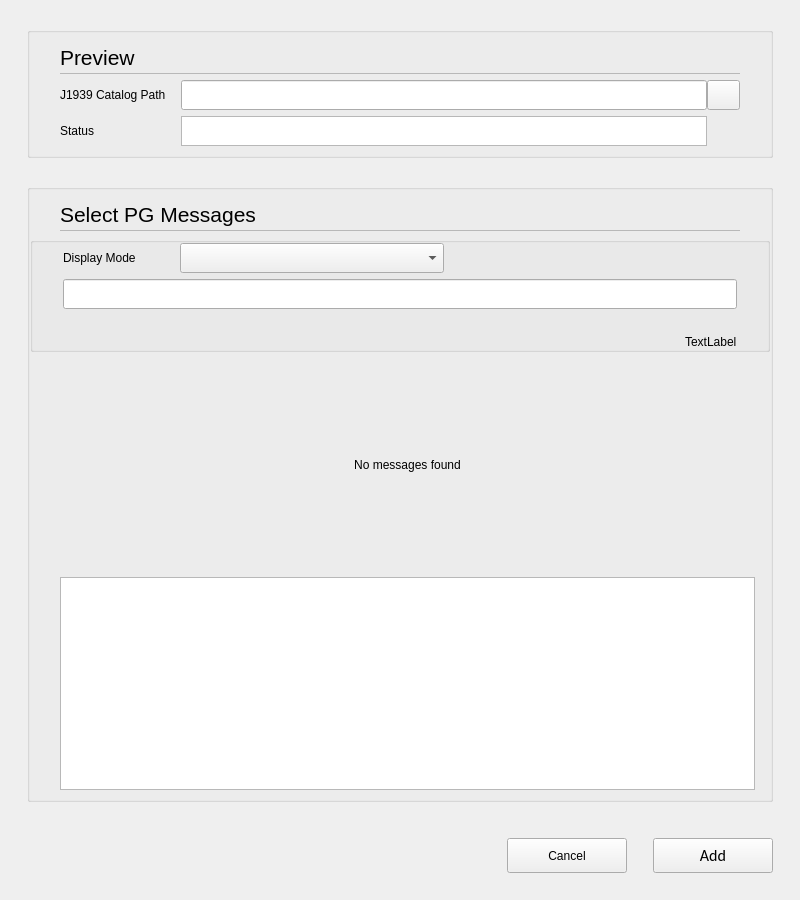
<?xml version="1.0" encoding="UTF-8"?>
<ui version="4.0">
 <class>C_SdBueJ1939AddMessagesFromCatalogDialog</class>
 <widget class="QWidget" name="C_SdBueJ1939AddMessagesFromCatalogDialog">
  <property name="geometry">
   <rect>
    <x>0</x>
    <y>0</y>
    <width>800</width>
    <height>900</height>
   </rect>
  </property>
  <property name="maximumSize">
   <size>
    <width>1500</width>
    <height>900</height>
   </size>
  </property>
  <property name="windowTitle">
   <string>C_SdBueJ1939AddMessagesFromCatalogDialog</string>
  </property>
  <layout class="QVBoxLayout" name="verticalLayout">
   <property name="leftMargin">
    <number>27</number>
   </property>
   <property name="topMargin">
    <number>27</number>
   </property>
   <property name="rightMargin">
    <number>27</number>
   </property>
   <property name="bottomMargin">
    <number>0</number>
   </property>
   <item>
    <widget class="stw::opensyde_gui_elements::C_OgeGbx" name="pc_GroupBoxGeneral_5">
     <property name="title">
      <string/>
     </property>
     <layout class="QVBoxLayout" name="verticalLayout_2" stretch="0">
      <property name="spacing">
       <number>6</number>
      </property>
      <property name="leftMargin">
       <number>0</number>
      </property>
      <property name="rightMargin">
       <number>0</number>
      </property>
      <property name="bottomMargin">
       <number>9</number>
      </property>
      <item>
       <layout class="QVBoxLayout" name="verticalLayout_7">
        <property name="spacing">
         <number>6</number>
        </property>
        <property name="leftMargin">
         <number>30</number>
        </property>
        <property name="rightMargin">
         <number>30</number>
        </property>
        <property name="bottomMargin">
         <number>0</number>
        </property>
        <item>
         <layout class="QVBoxLayout" name="verticalLayout_8" stretch="0,0">
          <property name="spacing">
           <number>0</number>
          </property>
          <item>
           <layout class="QHBoxLayout" name="horizontalLayout">
            <property name="spacing">
             <number>6</number>
            </property>
            <item>
             <widget class="stw::opensyde_gui_elements::C_OgeLabContextMenuBase" name="pc_LabelHeadingPreview">
              <property name="styleRole" stdset="0">
               <string>heading-group-bold</string>
              </property>
              <property name="minimumSize">
               <size>
                <width>0</width>
                <height>30</height>
               </size>
              </property>
              <property name="maximumSize">
               <size>
                <width>16777215</width>
                <height>30</height>
               </size>
              </property>
              <property name="font">
               <font>
                <family>Segoe UI</family>
                <pointsize>16</pointsize>
               </font>
              </property>
              <property name="text">
               <string>Preview</string>
              </property>
             </widget>
            </item>
            <item>
             <spacer name="horizontalSpacer_11">
              <property name="orientation">
               <enum>Qt::Horizontal</enum>
              </property>
              <property name="sizeHint" stdset="0">
               <size>
                <width>40</width>
                <height>20</height>
               </size>
              </property>
             </spacer>
            </item>
           </layout>
          </item>
          <item>
           <layout class="QHBoxLayout" name="horizontalLayout_2">
            <property name="spacing">
             <number>0</number>
            </property>
            <property name="topMargin">
             <number>1</number>
            </property>
            <property name="rightMargin">
             <number>0</number>
            </property>
            <item>
             <widget class="stw::opensyde_gui_elements::C_OgeFraSeparator" name="pc_Frame_3">
              <property name="minimumSize">
               <size>
                <width>0</width>
                <height>1</height>
               </size>
              </property>
              <property name="maximumSize">
               <size>
                <width>16777215</width>
                <height>1</height>
               </size>
              </property>
              <property name="frameShape">
               <enum>QFrame::StyledPanel</enum>
              </property>
              <property name="frameShadow">
               <enum>QFrame::Raised</enum>
              </property>
             </widget>
            </item>
           </layout>
          </item>
         </layout>
        </item>
        <item>
         <layout class="QGridLayout" name="gridLayout">
          <property name="horizontalSpacing">
           <number>0</number>
          </property>
          <property name="verticalSpacing">
           <number>6</number>
          </property>
          <item row="2" column="0">
           <widget class="stw::opensyde_gui_elements::C_OgeLabToolTipBase" name="pc_LabelCatalogPath">
            <property name="styleRole" stdset="0">
             <string>group-item</string>
            </property>
            <property name="text">
             <string>J1939 Catalog Path</string>
            </property>
           </widget>
          </item>
          <item row="2" column="4">
           <widget class="stw::opensyde_gui_elements::C_OgePubOpen" name="pc_PushButtonCatalogPath">
            <property name="minimumSize">
             <size>
              <width>33</width>
              <height>30</height>
             </size>
            </property>
            <property name="maximumSize">
             <size>
              <width>33</width>
              <height>30</height>
             </size>
            </property>
            <property name="text">
             <string/>
            </property>
           </widget>
          </item>
          <item row="4" column="1">
           <spacer name="horizontalSpacer_5">
            <property name="orientation">
             <enum>Qt::Horizontal</enum>
            </property>
            <property name="sizeType">
             <enum>QSizePolicy::Fixed</enum>
            </property>
            <property name="sizeHint" stdset="0">
             <size>
              <width>15</width>
              <height>20</height>
             </size>
            </property>
           </spacer>
          </item>
          <item row="4" column="0">
           <widget class="stw::opensyde_gui_elements::C_OgeLabToolTipBase" name="pc_LabelStatus">
            <property name="styleRole" stdset="0">
             <string>group-item</string>
            </property>
            <property name="text">
             <string>Status</string>
            </property>
           </widget>
          </item>
          <item row="2" column="1">
           <spacer name="horizontalSpacer_2">
            <property name="orientation">
             <enum>Qt::Horizontal</enum>
            </property>
            <property name="sizeType">
             <enum>QSizePolicy::Fixed</enum>
            </property>
            <property name="sizeHint" stdset="0">
             <size>
              <width>15</width>
              <height>20</height>
             </size>
            </property>
           </spacer>
          </item>
          <item row="2" column="2">
           <widget class="stw::opensyde_gui_elements::C_OgeLeFilePath" name="pc_LineEditCatalogPath">
            <property name="minimumSize">
             <size>
              <width>0</width>
              <height>30</height>
             </size>
            </property>
            <property name="maximumSize">
             <size>
              <width>16777215</width>
              <height>30</height>
             </size>
            </property>
           </widget>
          </item>
          <item row="4" column="2">
           <widget class="stw::opensyde_gui_elements::C_OgeTebLabel" name="pc_TextBrowserStatusMessage">
            <property name="sizePolicy">
             <sizepolicy hsizetype="Expanding" vsizetype="Fixed">
              <horstretch>0</horstretch>
              <verstretch>0</verstretch>
             </sizepolicy>
            </property>
            <property name="minimumSize">
             <size>
              <width>0</width>
              <height>30</height>
             </size>
            </property>
            <property name="maximumSize">
             <size>
              <width>16777215</width>
              <height>30</height>
             </size>
            </property>
           </widget>
          </item>
         </layout>
        </item>
       </layout>
      </item>
     </layout>
    </widget>
   </item>
   <item>
    <spacer name="verticalSpacer">
     <property name="orientation">
      <enum>Qt::Vertical</enum>
     </property>
     <property name="sizeType">
      <enum>QSizePolicy::Fixed</enum>
     </property>
     <property name="sizeHint" stdset="0">
      <size>
       <width>20</width>
       <height>20</height>
      </size>
     </property>
    </spacer>
   </item>
   <item>
    <widget class="stw::opensyde_gui_elements::C_OgeGbx" name="pc_GroupBoxGeneral">
     <property name="title">
      <string/>
     </property>
     <layout class="QVBoxLayout" name="verticalLayout_5">
      <property name="spacing">
       <number>6</number>
      </property>
      <property name="leftMargin">
       <number>0</number>
      </property>
      <property name="rightMargin">
       <number>0</number>
      </property>
      <item>
       <layout class="QVBoxLayout" name="verticalLayout_3" stretch="0,0">
        <item>
         <layout class="QVBoxLayout" name="verticalLayout_4">
          <property name="spacing">
           <number>0</number>
          </property>
          <property name="leftMargin">
           <number>30</number>
          </property>
          <property name="rightMargin">
           <number>30</number>
          </property>
          <item>
           <layout class="QHBoxLayout" name="horizontalLayout_3">
            <item>
             <widget class="stw::opensyde_gui_elements::C_OgeLabContextMenuBase" name="pc_LabelSelectPgMessages">
              <property name="styleRole" stdset="0">
               <string>heading-group-bold</string>
              </property>
              <property name="minimumSize">
               <size>
                <width>0</width>
                <height>30</height>
               </size>
              </property>
              <property name="maximumSize">
               <size>
                <width>16777215</width>
                <height>30</height>
               </size>
              </property>
              <property name="font">
               <font>
                <family>Segoe UI</family>
                <pointsize>16</pointsize>
               </font>
              </property>
              <property name="text">
               <string>Select PG Messages</string>
              </property>
             </widget>
            </item>
            <item>
             <spacer name="horizontalSpacer_3">
              <property name="orientation">
               <enum>Qt::Horizontal</enum>
              </property>
              <property name="sizeHint" stdset="0">
               <size>
                <width>40</width>
                <height>20</height>
               </size>
              </property>
             </spacer>
            </item>
           </layout>
          </item>
          <item>
           <layout class="QHBoxLayout" name="horizontalLayout_4">
            <property name="spacing">
             <number>0</number>
            </property>
            <property name="topMargin">
             <number>1</number>
            </property>
            <property name="rightMargin">
             <number>0</number>
            </property>
            <item>
             <widget class="stw::opensyde_gui_elements::C_OgeFraSeparator" name="pc_Frame">
              <property name="minimumSize">
               <size>
                <width>0</width>
                <height>1</height>
               </size>
              </property>
              <property name="maximumSize">
               <size>
                <width>16777215</width>
                <height>1</height>
               </size>
              </property>
              <property name="frameShape">
               <enum>QFrame::StyledPanel</enum>
              </property>
              <property name="frameShadow">
               <enum>QFrame::Raised</enum>
              </property>
             </widget>
            </item>
           </layout>
          </item>
         </layout>
        </item>
        <item>
         <widget class="stw::opensyde_gui_elements::C_OgeGbxTransparent" name="groupBox">
          <property name="title">
           <string/>
          </property>
          <layout class="QVBoxLayout" name="verticalLayout_9">
           <property name="spacing">
            <number>6</number>
           </property>
           <property name="leftMargin">
            <number>30</number>
           </property>
           <property name="topMargin">
            <number>0</number>
           </property>
           <property name="rightMargin">
            <number>30</number>
           </property>
           <property name="bottomMargin">
            <number>0</number>
           </property>
           <item>
            <layout class="QHBoxLayout" name="horizontalLayout_5" stretch="0,0,0,1">
             <property name="spacing">
              <number>6</number>
             </property>
             <item>
              <widget class="stw::opensyde_gui_elements::C_OgeLabToolTipBase" name="pc_LabelMode">
               <property name="styleRole" stdset="0">
                <string>group-item</string>
               </property>
               <property name="text">
                <string>Display Mode</string>
               </property>
              </widget>
             </item>
             <item>
              <spacer name="horizontalSpacer_7">
               <property name="orientation">
                <enum>Qt::Horizontal</enum>
               </property>
               <property name="sizeType">
                <enum>QSizePolicy::Fixed</enum>
               </property>
               <property name="sizeHint" stdset="0">
                <size>
                 <width>38</width>
                 <height>20</height>
                </size>
               </property>
              </spacer>
             </item>
             <item>
              <widget class="stw::opensyde_gui_elements::C_OgeCbxText" name="pc_ComboBoxMessageMode">
               <property name="sizePolicy">
                <sizepolicy hsizetype="Preferred" vsizetype="Fixed">
                 <horstretch>0</horstretch>
                 <verstretch>0</verstretch>
                </sizepolicy>
               </property>
               <property name="minimumSize">
                <size>
                 <width>264</width>
                 <height>30</height>
                </size>
               </property>
               <property name="maximumSize">
                <size>
                 <width>16777215</width>
                 <height>30</height>
                </size>
               </property>
              </widget>
             </item>
             <item>
              <spacer name="horizontalSpacer_6">
               <property name="orientation">
                <enum>Qt::Horizontal</enum>
               </property>
               <property name="sizeHint" stdset="0">
                <size>
                 <width>40</width>
                 <height>20</height>
                </size>
               </property>
              </spacer>
             </item>
            </layout>
           </item>
           <item>
            <layout class="QVBoxLayout" name="verticalLayout_6" stretch="0,0">
             <property name="spacing">
              <number>6</number>
             </property>
             <property name="rightMargin">
              <number>0</number>
             </property>
             <property name="bottomMargin">
              <number>0</number>
             </property>
             <item>
              <widget class="stw::opensyde_gui_elements::C_OgeLeProperties" name="pc_LineEditMessageFilter">
               <property name="minimumSize">
                <size>
                 <width>0</width>
                 <height>30</height>
                </size>
               </property>
               <property name="maximumSize">
                <size>
                 <width>16777215</width>
                 <height>30</height>
                </size>
               </property>
              </widget>
             </item>
             <item>
              <layout class="QHBoxLayout" name="horizontalLayout_6">
               <property name="topMargin">
                <number>20</number>
               </property>
               <item>
                <spacer name="horizontalSpacer_4">
                 <property name="orientation">
                  <enum>Qt::Horizontal</enum>
                 </property>
                 <property name="sizeHint" stdset="0">
                  <size>
                   <width>1</width>
                   <height>10</height>
                  </size>
                 </property>
                </spacer>
               </item>
               <item>
                <widget class="stw::opensyde_gui_elements::C_OgeLabToolTipBase" name="pc_LabelSelection">
                 <property name="styleRole" stdset="0">
                  <string>group-item</string>
                 </property>
                 <property name="text">
                  <string>TextLabel</string>
                 </property>
                </widget>
               </item>
              </layout>
             </item>
            </layout>
           </item>
          </layout>
         </widget>
        </item>
       </layout>
      </item>
      <item>
       <layout class="QVBoxLayout" name="verticalLayout_10" stretch="1,1">
        <property name="leftMargin">
         <number>30</number>
        </property>
        <property name="rightMargin">
         <number>15</number>
        </property>
        <item>
         <widget class="stw::opensyde_gui_elements::C_OgeLabToolTipBase" name="pc_LabelNoMessages">
          <property name="styleRole" stdset="0">
           <string>group-item</string>
          </property>
          <property name="text">
           <string>No messages found</string>
          </property>
          <property name="alignment">
           <set>Qt::AlignCenter</set>
          </property>
         </widget>
        </item>
        <item>
         <widget class="stw::opensyde_gui::C_SdBueJ1939AddMessagesFromCatalogTreeView" name="pc_TreeView"/>
        </item>
       </layout>
      </item>
     </layout>
    </widget>
   </item>
   <item>
    <spacer name="pc_VerticalSpacerButtonsObove">
     <property name="orientation">
      <enum>Qt::Vertical</enum>
     </property>
     <property name="sizeType">
      <enum>QSizePolicy::Fixed</enum>
     </property>
     <property name="sizeHint" stdset="0">
      <size>
       <width>20</width>
       <height>30</height>
      </size>
     </property>
    </spacer>
   </item>
   <item>
    <layout class="QHBoxLayout" name="horizontalLayout_22">
     <item>
      <spacer name="horizontalSpacer_9">
       <property name="orientation">
        <enum>Qt::Horizontal</enum>
       </property>
       <property name="sizeHint" stdset="0">
        <size>
         <width>40</width>
         <height>20</height>
        </size>
       </property>
      </spacer>
     </item>
     <item>
      <widget class="stw::opensyde_gui_elements::C_OgePubCancel" name="pc_PushButtonCancel">
       <property name="minimumSize">
        <size>
         <width>120</width>
         <height>35</height>
        </size>
       </property>
       <property name="maximumSize">
        <size>
         <width>120</width>
         <height>35</height>
        </size>
       </property>
       <property name="text">
        <string>Cancel</string>
       </property>
      </widget>
     </item>
     <item>
      <spacer name="horizontalSpacer">
       <property name="orientation">
        <enum>Qt::Horizontal</enum>
       </property>
       <property name="sizeType">
        <enum>QSizePolicy::Fixed</enum>
       </property>
       <property name="sizeHint" stdset="0">
        <size>
         <width>20</width>
         <height>20</height>
        </size>
       </property>
      </spacer>
     </item>
     <item>
      <widget class="stw::opensyde_gui_elements::C_OgePubDialog" name="pc_PushButtonAdd">
       <property name="minimumSize">
        <size>
         <width>120</width>
         <height>35</height>
        </size>
       </property>
       <property name="maximumSize">
        <size>
         <width>120</width>
         <height>35</height>
        </size>
       </property>
       <property name="font">
        <font>
         <family>Calibri</family>
         <pointsize>12</pointsize>
        </font>
       </property>
       <property name="text">
        <string>Add</string>
       </property>
      </widget>
     </item>
    </layout>
   </item>
   <item>
    <spacer name="verticalSpacer_7">
     <property name="orientation">
      <enum>Qt::Vertical</enum>
     </property>
     <property name="sizeType">
      <enum>QSizePolicy::Fixed</enum>
     </property>
     <property name="sizeHint" stdset="0">
      <size>
       <width>20</width>
       <height>27</height>
      </size>
     </property>
    </spacer>
   </item>
  </layout>
 </widget>
 <customwidgets>
  <customwidget>
   <class>stw::opensyde_gui_elements::C_OgeLabToolTipBase</class>
   <extends>QLabel</extends>
   <header>C_OgeLabToolTipBase.hpp</header>
  </customwidget>
  <customwidget>
   <class>stw::opensyde_gui_elements::C_OgeFraSeparator</class>
   <extends>QFrame</extends>
   <header>C_OgeFraSeparator.hpp</header>
   <container>1</container>
  </customwidget>
  <customwidget>
   <class>stw::opensyde_gui_elements::C_OgeLabContextMenuBase</class>
   <extends>QLabel</extends>
   <header>C_OgeLabContextMenuBase.hpp</header>
  </customwidget>
  <customwidget>
   <class>stw::opensyde_gui_elements::C_OgeCbxText</class>
   <extends>QComboBox</extends>
   <header>C_OgeCbxText.hpp</header>
  </customwidget>
  <customwidget>
   <class>stw::opensyde_gui_elements::C_OgeGbxTransparent</class>
   <extends>QGroupBox</extends>
   <header>C_OgeGbxTransparent.hpp</header>
   <container>1</container>
  </customwidget>
  <customwidget>
   <class>stw::opensyde_gui_elements::C_OgePubOpen</class>
   <extends>QPushButton</extends>
   <header>C_OgePubOpen.hpp</header>
  </customwidget>
  <customwidget>
   <class>stw::opensyde_gui_elements::C_OgePubDialog</class>
   <extends>QPushButton</extends>
   <header>C_OgePubDialog.hpp</header>
  </customwidget>
  <customwidget>
   <class>stw::opensyde_gui_elements::C_OgeGbx</class>
   <extends>QGroupBox</extends>
   <header>C_OgeGbx.hpp</header>
   <container>1</container>
  </customwidget>
  <customwidget>
   <class>stw::opensyde_gui_elements::C_OgePubCancel</class>
   <extends>QPushButton</extends>
   <header>C_OgePubCancel.hpp</header>
  </customwidget>
  <customwidget>
   <class>stw::opensyde_gui_elements::C_OgeLeProperties</class>
   <extends>QLineEdit</extends>
   <header>C_OgeLeProperties.hpp</header>
  </customwidget>
  <customwidget>
   <class>stw::opensyde_gui_elements::C_OgeLeFilePath</class>
   <extends>QLineEdit</extends>
   <header>C_OgeLeFilePath.hpp</header>
  </customwidget>
  <customwidget>
   <class>stw::opensyde_gui_elements::C_OgeTebLabel</class>
   <extends>QTextBrowser</extends>
   <header>C_OgeTebLabel.hpp</header>
  </customwidget>
  <customwidget>
   <class>stw::opensyde_gui::C_SdBueJ1939AddMessagesFromCatalogTreeView</class>
   <extends>QTreeView</extends>
   <header>C_SdBueJ1939AddMessagesFromCatalogTreeView.hpp</header>
  </customwidget>
 </customwidgets>
 <tabstops>
  <tabstop>pc_LineEditCatalogPath</tabstop>
  <tabstop>pc_PushButtonCatalogPath</tabstop>
  <tabstop>pc_TextBrowserStatusMessage</tabstop>
  <tabstop>pc_ComboBoxMessageMode</tabstop>
  <tabstop>pc_LineEditMessageFilter</tabstop>
  <tabstop>pc_TreeView</tabstop>
  <tabstop>pc_PushButtonCancel</tabstop>
  <tabstop>pc_PushButtonAdd</tabstop>
 </tabstops>
 <resources/>
 <connections/>
</ui>
